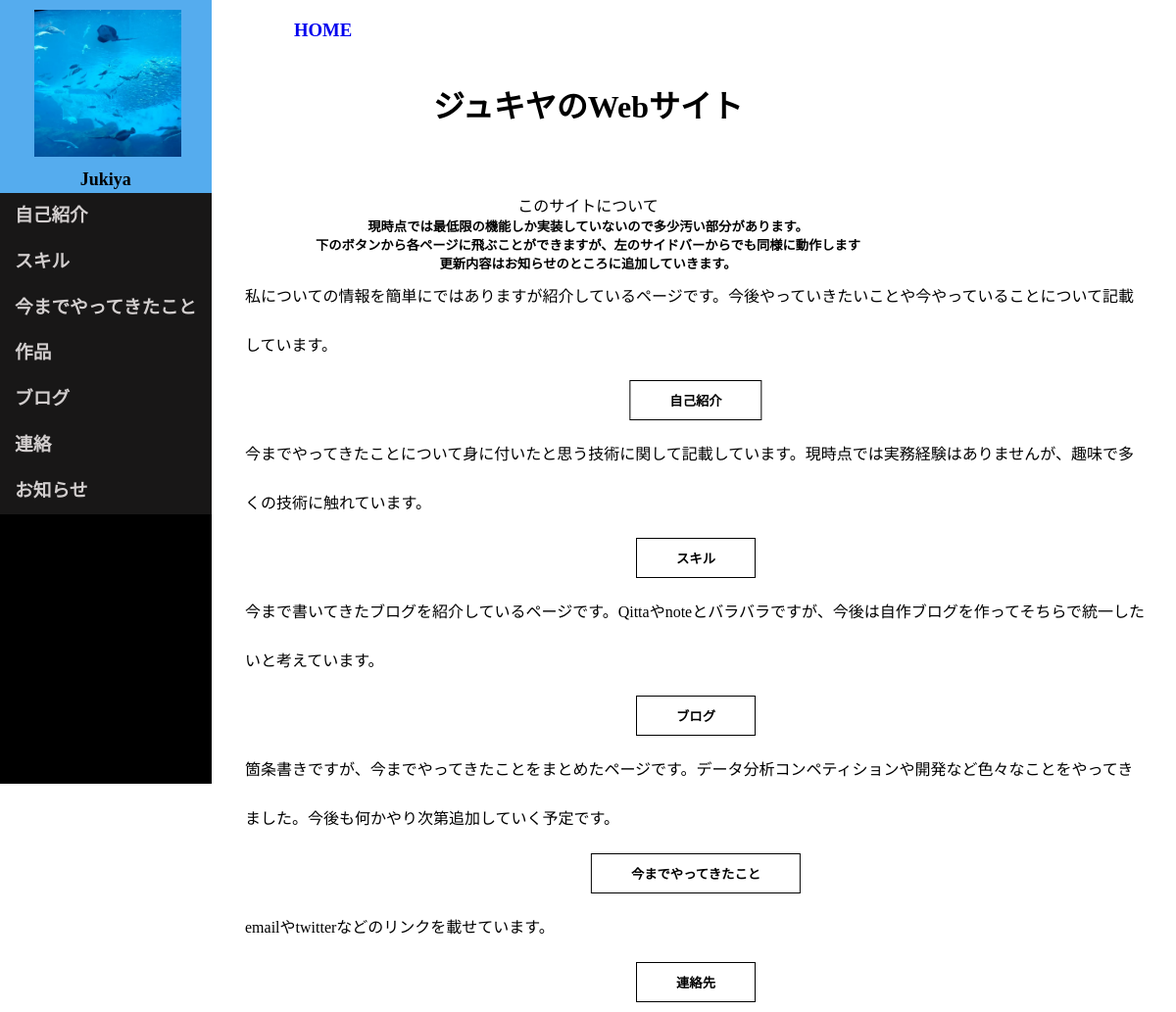
The page / on the database its author committed.
### myapp/models.py (models this page shows)
class IntroductionModel(models.Model):
    summary = models.TextField(max_length=300, blank=True)
    script = models.CharField(max_length=300, blank=True, null=True)
    name = models.TextField(max_length=200, blank=True)

### myapp/views.py (the view)
# urls.py: path("", views.IndexView.as_view(), name="home"),
class IndexView(View):
    def get(self, request, *args, **kwargs):
        introduction = IntroductionModel.objects.all()
        return render(request, "myapp/main.html", {"introduction_data":introduction})

### myapp/templates/myapp/main.html (shortened to what this page needs)
<!DOCTYPE html>
{% load static %}
<html lang="en">
    <head>
        <link rel="stylesheet" type="text/css" href="{% static 'css/style.css' %}">
        <div class="header">
            <div class="profile">
                <img src="/media/img/upload/my_favorite_photo.jpg" alt="profile_icon" width="150" height="150">
                <h1 font color="black">Jukiya</h1>
            </div>
            <div class="page_link">
                <h3 id="introduction">自己紹介</h3>
                <h3 id="skill">スキル</h3>
                <h3 id="experience">今までやってきたこと</h3>
                <h3 id="works">作品</h3>
                <h3 id="blog">ブログ</h3>
                <h3 id="contact">連絡</h3>
                <h3 id="news">お知らせ</h3>
            </div>
        </div>
    </head>
    <body>
        <div class="title">
            <a href="{% url 'myapp:home' %}">
                <h3>HOME</h3>
            </a>
            <h1>ジュキヤのWebサイト</h1>
            <div class="news">
                <p>このサイトについて</p>
                <h5>現時点では最低限の機能しか実装していないので多少汚い部分があります。</h5>
                <h5>下のボタンから各ページに飛ぶことができますが、左のサイドバーからでも同様に動作します</h5>
                <h5>更新内容はお知らせのところに追加していきます。</h5>
            </div>
        </div>
        <ul class="main" style="list-style-type: disc">
            <div class="introduction_content" , id="aboutmecontent">
                {% for intro in introduction_data %}
                <li><p>{{ intro.summary | linebreaks }}</p></li>
                <li><Button id="{{intro.name}}">{{intro.name}}</Button></li>
                {% endfor %}
            </div>
        </ul>
    </body>
</html>

### myapp/static/css/style.css (style rules this page uses)
* { margin: 0; padding: 0; }
.header { float: left; width: -webkit-max-content; width: -moz-max-content; width: max-content; min-height: 100vh; position: fixed; background-color: black; }
.profile { background-color: #55acee; }
.profile img { height: 150px; width: 150px; -o-object-fit: cover; object-fit: cover; display: block; padding: 10px 10px 10px 35px; }
.profile h1 { text-align: center; font-size: large; line-height: 1.5; }
.page_link { background-color: #181717; line-height: 2.5; }
.page_link h3 { padding-left: 15px; padding-right: 15px; color: rgb(210, 206, 206); cursor: pointer; }
.title h1 { padding-top: 0%; font-size: xx-large; text-align: center; line-height: 175px; color: #000000; }
.title h3 { display: inline-block; padding-left: 300px; transform: translateY(20px); }
.title a { text-decoration: none; }
.news p { text-align: center; }
.news h5 { text-align: center; }
.main { font-size: medium; padding-left: 250px; padding-right: 30px; line-height: 50px; color: #000000; }
.main li { list-style: none; }
.main Button { position: absolute; left: 50%; transform: translateX(-50%); position: relative; display: inline-block; background-color: white; border: 1px solid black; font-weight: 600; padding: 10px 40px; margin: 10px auto; cursor: pointer; transition: all 0.3s; color: black; text-decoration: none !important; }

### rows shown on the page
IntroductionModel: summary "私についての情報を簡単にではありますが紹介しているページです。今後やっていきたいことや今やっていることについて記載しています。", name "自己紹介"
IntroductionModel: summary "今までやってきたことについて身に付いたと思う技術に関して記載しています。現時点では実務経験はありませんが、趣味で多くの技術に触れています。", name "スキル"
IntroductionModel: summary "今まで書いてきたブログを紹介しているページです。Qittaやnoteとバラバラですが、今後は自作ブログを作ってそちらで統一したいと考えています。", name "ブログ"
IntroductionModel: summary "箇条書きですが、今までやってきたことをまとめたページです。データ分析コンペティションや開発など色々なことをやってきました。今後も何かやり次第追加していく予定です。", name "今までやってきたこと"
IntroductionModel: summary "emailやtwitterなどのリンクを載せています。", name "連絡先"
